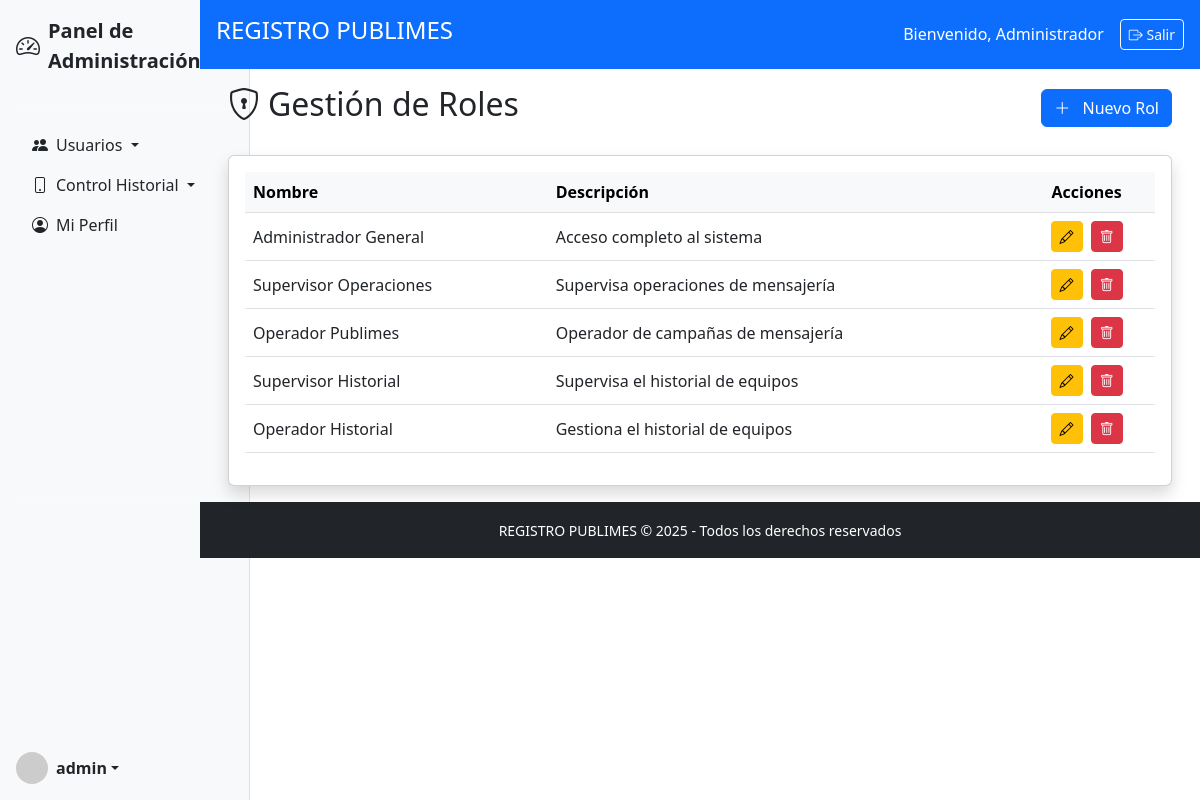
The page /admin/roles (signed in) on the database its author committed.
### modelo.py (models this page shows)
class Usuario(db.Model):
    __tablename__ = 'usuario'
    idUsuario = db.Column(db.Integer, primary_key=True)
    nombre = db.Column(db.String(100), nullable=False)
    username = db.Column(db.String(50), unique=True, nullable=False)
    password = db.Column(db.String(255), nullable=False)
    activo = db.Column(db.Boolean, default=True)
    fecha_creacion = db.Column(db.DateTime, default=datetime.utcnow)
    roles = db.relationship('UsuarioRol', back_populates='usuario')
    clientes_asignados = db.relationship('Cliente', back_populates='operador_publimes')
    envios_realizados = db.relationship('EnvioCampania', back_populates='usuario')
    transferencias_supervisor = db.relationship('TransferenciaTelefono', foreign_keys='TransferenciaTelefono.idSupervisorHistorial', back_populates='supervisor_historial')
    transferencias_origen = db.relationship('TransferenciaTelefono', foreign_keys='TransferenciaTelefono.idOperadorPublimes', back_populates='operador_publimes')

class Rol(db.Model):
    __tablename__ = 'rol'
    idRol = db.Column(db.Integer, primary_key=True)
    nombreRol = db.Column(db.String(50), nullable=False)
    descripcion = db.Column(db.String(200))
    usuarios = db.relationship('UsuarioRol', back_populates='rol')

### logica/Admin/administracion.py (the view)
    @requiere_login
    @requiere_rol('Administrador General')
    def gestion_roles(self):
        roles = Rol.query.order_by(Rol.idRol).all()
        return render_template('admin/roles.html', roles=roles)

### app.py (called while the page is built)
@app.context_processor
def inject_current_year():
    return {'current_year': datetime.now().year}

### decoradores.py (called while the page is built)
def requiere_login(f):
    @wraps(f)
    def decorador(*args, **kwargs):
        if 'id_usuario' not in session:
            flash('Debe iniciar sesión para acceder a esta página', 'danger')
            return redirect(url_for('login.iniciar_sesion'))
        return f(*args, **kwargs)
    return decorador

def requiere_rol(*roles_permitidos):
    def decorador(f):
        @wraps(f)
        def wrapper(*args, **kwargs):
            if 'id_usuario' not in session:
                flash('Autenticación requerida', 'warning')
                return redirect(url_for('login.iniciar_sesion'))
            usuario_actual = Usuario.query.get(session['id_usuario'])
            roles_usuario = {ur.rol.nombreRol for ur in usuario_actual.roles}
            if not roles_usuario.intersection(roles_permitidos):
                flash('No tiene permisos suficientes para esta acción', 'danger')
                return redirect(url_for('login.panel_control'))
            return f(*args, **kwargs)
        return wrapper
    return decorador

### templates/admin/roles.html (shortened to what this page needs)
{% extends "base/base.html" %}
{% block content %}
<div class="container-fluid">
    <div class="d-flex justify-content-between align-items-center mb-4">
        <h2><i class="bi bi-shield-lock me-2"></i>Gestión de Roles</h2>
        <a href="{{ url_for('admin.nuevo_rol') }}" class="btn btn-primary">
            <i class="bi bi-plus-lg me-2"></i> Nuevo Rol
        </a>
    </div>
    <div class="card shadow">
        <div class="card-body">
            <div class="table-responsive">
                <table class="table table-hover align-middle">
                    <thead class="table-light">
                        <tr>
                            <th>Nombre</th>
                            <th>Descripción</th>
                            <th class="text-center">Acciones</th>
                        </tr>
                    </thead>
                    <tbody>
                        {% for rol in roles %}
                        <tr>
                            <td>{{ rol.nombreRol }}</td>
                            <td>{{ rol.descripcion or 'Sin descripción' }}</td>
                            <td class="text-center">
                                <a href="{{ url_for('admin.editar_rol', id=rol.idRol) }}" class="btn btn-sm btn-warning me-1" title="Editar">
                                    <i class="bi bi-pencil"></i>
                                </a>
                                <form method="POST" action="{{ url_for('admin.eliminar_rol', id=rol.idRol) }}" class="d-inline" aria-label="Eliminar rol {{ rol.nombreRol }}">
                                    <button type="submit" class="btn btn-sm btn-danger" onclick="return confirm('¿Eliminar este rol?')">
                                        <i class="bi bi-trash"></i>
                                    </button>
                                </form>
                            </td>
                        </tr>
                        {% else %}
                        <tr>
                            <td colspan="3" class="text-center text-muted">No hay roles registrados.</td>
                        </tr>
                        {% endfor %}
                    </tbody>
                </table>
            </div>
        </div>
    </div>
</div>
{% endblock %}

### templates/base/sidebar.html (shortened to what this page needs)
<div class="d-flex flex-column flex-shrink-0 p-3 bg-light border-end vh-100" style="width: 250px;">
    <a href="{{ url_for('login.panel_control') }}" class="d-flex align-items-center mb-3 text-dark text-decoration-none">
        <i class="bi bi-speedometer2 me-2 fs-4"></i>
        <span class="fs-5 fw-semibold">Panel de Administración</span>
    </a>
    <hr>
    <ul class="nav nav-pills flex-column mb-auto">
        <li class="nav-item">
            <a class="nav-link text-dark dropdown-toggle" data-bs-toggle="collapse" href="#usuariosCollapse" role="button" aria-expanded="false">
                <i class="bi bi-people-fill me-2"></i>Usuarios
            </a>
        </li>
        <li class="nav-item">
            <a class="nav-link text-dark dropdown-toggle" data-bs-toggle="collapse" href="#historialCollapse" role="button" aria-expanded="false">
                <i class="bi bi-phone me-2"></i>Control Historial
            </a>
        </li>
        <li class="nav-item">
            <a href="{{ url_for('login.ver_perfil') }}" class="nav-link text-dark">
                <i class="bi bi-person-circle me-2"></i>Mi Perfil
            </a>
        </li>
    </ul>
    <hr>
    <div class="dropdown mt-auto">
        <a href="#" class="d-flex align-items-center text-dark text-decoration-none dropdown-toggle" id="dropdownUser" data-bs-toggle="dropdown" aria-expanded="false">
            <img src="https://via.placeholder.com/32" alt="Avatar" width="32" height="32" class="rounded-circle me-2">
            <strong>{{ session.get('usuario', 'Usuario') }}</strong>
        </a>
    </div>
</div>

### templates/base/header.html
<header class="bg-primary text-white p-3 d-flex justify-content-between align-items-center">
    <h4>REGISTRO PUBLIMES</h4>
    <div class="d-flex align-items-center">
        <span class="me-3">Bienvenido, {{ session.nombre }}</span>
        <a href="{{ url_for('login.logout') }}" class="btn btn-sm btn-outline-light">
            <i class="bi bi-box-arrow-right"></i> Salir
        </a>
    </div>
</header>

### rows shown on the page
Usuario: get "admin", nombre "Administrador"
Rol: nombreRol "Administrador General", descripcion "Acceso completo al sistema"
Rol: nombreRol "Supervisor Operaciones", descripcion "Supervisa operaciones de mensajería"
Rol: nombreRol "Operador Publimes", descripcion "Operador de campañas de mensajería"
Rol: nombreRol "Supervisor Historial", descripcion "Supervisa el historial de equipos"
Rol: nombreRol "Operador Historial", descripcion "Gestiona el historial de equipos"
